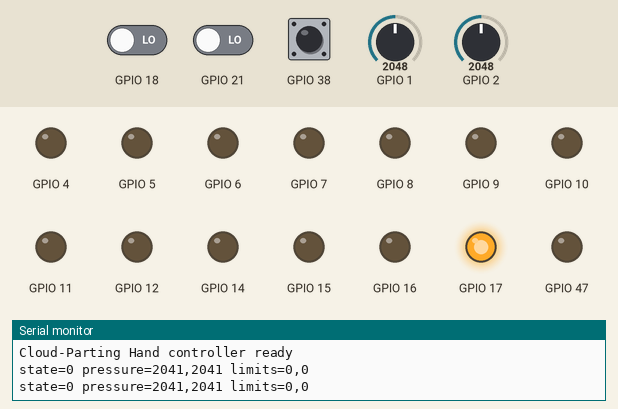
Recording of a program running on a simulated ESP32. On the bench: output pins drawn as LEDs (lit = HIGH), the last lines printed to the serial monitor. The inputs (shaded band) are chosen by the test bench; at power-on: GPIO 38 HIGH, GPIO 1 = 2048, GPIO 18 LOW, GPIO 2 = 2048, GPIO 21 LOW (analog values on the 0–4095 scale). Nothing arrives over Bluetooth unless stated; a phone connects over Bluetooth LE 3 s after start.

Above: at 1.2 s.
1.3 s: GPIO 38 pulled LOW for 0.15 s
At 2.5 s:
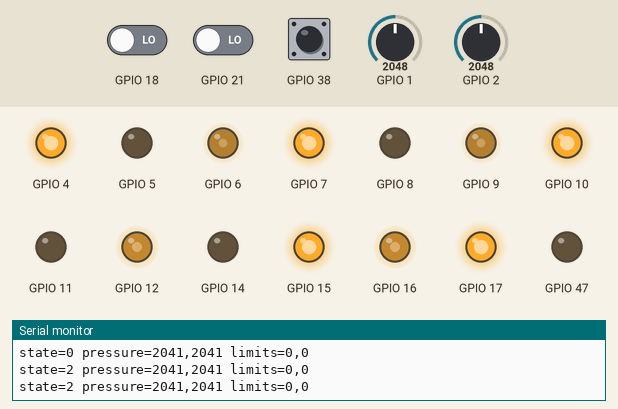
2.9 s: GPIO 1 set to 2146
4.4 s: GPIO 1 set to 2233
At 4.9 s:
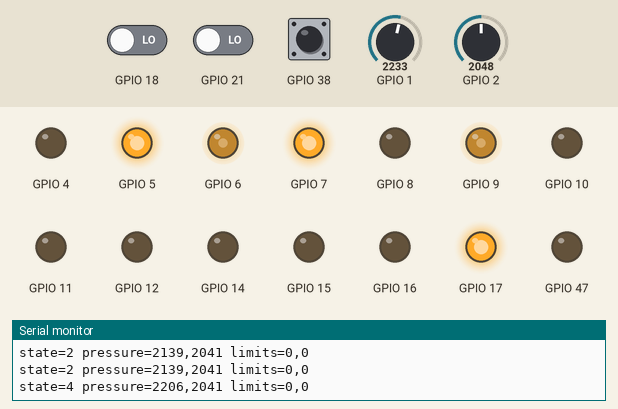
5.9 s: GPIO 18 driven HIGH
At 6.6 s:
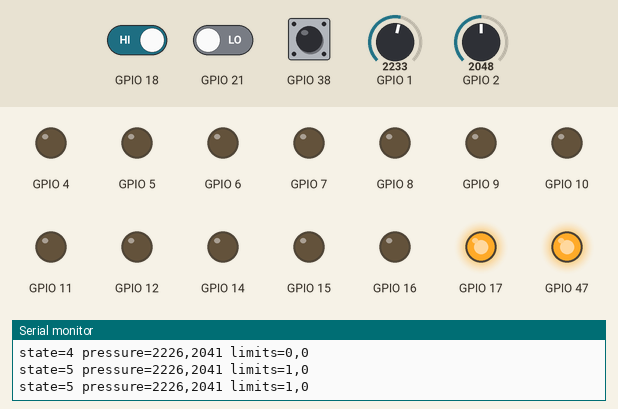
7.4 s: GPIO 38 pulled LOW for 1 s
At 7.9 s:
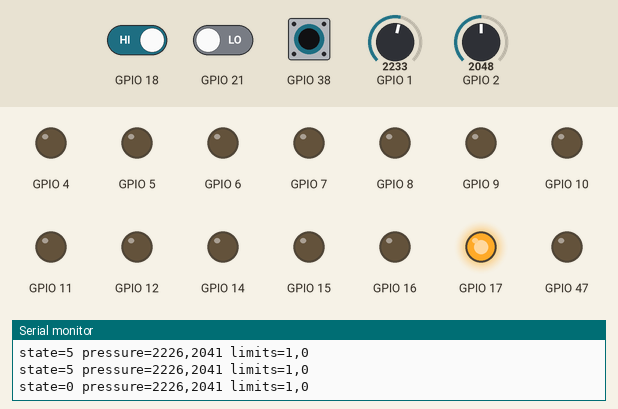
9.9 s: GPIO 38 pulled LOW for 3.2 s
At 11.4 s:
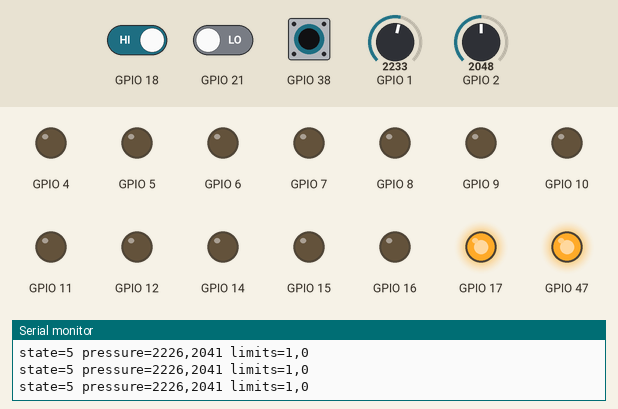
Timing chart, 0 to 12.9 s (numbered marks = the images above; inputs shaded):
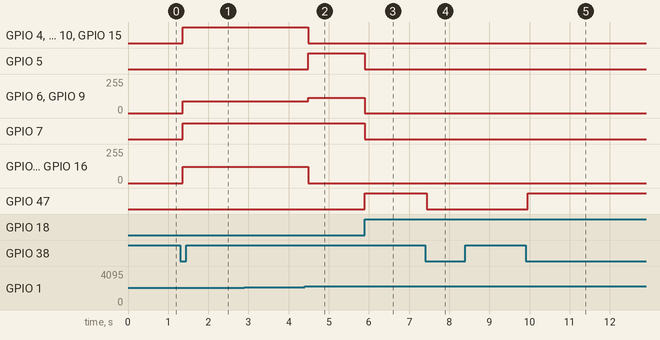

The program:

main.cpp
```cpp
#include <Arduino.h>
#if __has_include(<esp_arduino_version.h>)
#include <esp_arduino_version.h>
#endif
#include <BLE2902.h>
#include <BLEDevice.h>
#include <BLEServer.h>
#include "config.h"

#ifndef ESP_ARDUINO_VERSION_MAJOR
#define ESP_ARDUINO_VERSION_MAJOR 2
#endif

class Motor {
 public:
  Motor(uint8_t in1, uint8_t in2, uint8_t pwm, uint8_t channel)
      : in1_(in1), in2_(in2), pwm_(pwm), channel_(channel) {}

  void begin() {
    pinMode(in1_, OUTPUT);
    pinMode(in2_, OUTPUT);
#if ESP_ARDUINO_VERSION_MAJOR >= 3
    ledcAttach(pwm_, 20000, 8);
#else
    ledcSetup(channel_, 20000, 8);
    ledcAttachPin(pwm_, channel_);
#endif
    stop();
  }

  void drive(int speed) {
    speed = constrain(speed, -255, 255);
    digitalWrite(in1_, speed > 0 ? HIGH : LOW);
    digitalWrite(in2_, speed < 0 ? HIGH : LOW);
#if ESP_ARDUINO_VERSION_MAJOR >= 3
    ledcWrite(pwm_, abs(speed));
#else
    ledcWrite(channel_, abs(speed));
#endif
  }

  void stop() {
    digitalWrite(in1_, LOW);
    digitalWrite(in2_, LOW);
#if ESP_ARDUINO_VERSION_MAJOR >= 3
    ledcWrite(pwm_, 0);
#else
    ledcWrite(channel_, 0);
#endif
  }

 private:
  uint8_t in1_, in2_, pwm_, channel_;
};

Motor arcLeft(Pins::ARC_LEFT_IN1, Pins::ARC_LEFT_IN2, Pins::ARC_LEFT_PWM, 0);
Motor arcRight(Pins::ARC_RIGHT_IN1, Pins::ARC_RIGHT_IN2, Pins::ARC_RIGHT_PWM, 1);
Motor rollerLeft(Pins::ROLLER_LEFT_IN1, Pins::ROLLER_LEFT_IN2, Pins::ROLLER_LEFT_PWM, 2);
Motor rollerRight(Pins::ROLLER_RIGHT_IN1, Pins::ROLLER_RIGHT_IN2, Pins::ROLLER_RIGHT_PWM, 3);

enum class State { IDLE, CLAMPING, MASSAGING, PAUSED, RELEASING, FAULT };
State state = State::IDLE;
int8_t travelDirection = +1;
uint32_t stateStartedAt = 0;
uint32_t lastControlAt = 0;
uint32_t sessionDurationMs = Control::DEFAULT_SESSION_MS;
uint32_t sessionStartedAt = 0;
uint32_t pausedAt = 0;
uint8_t forceLevel = 3;
uint8_t speedLevel = 3;
uint8_t mode = 0;
const char* faultCode = "none";
bool faultAfterRelease = false;

BLECharacteristic* telemetryCharacteristic = nullptr;
QueueHandle_t commandQueue = nullptr;
volatile bool bleConnected = false;
volatile bool disconnectPending = false;

int pressureLeft = 0;
int pressureRight = 0;

bool leftLimit() { return digitalRead(Pins::LIMIT_LEFT) == HIGH; }
bool rightLimit() { return digitalRead(Pins::LIMIT_RIGHT) == HIGH; }
int maxPressure() { return max(pressureLeft, pressureRight); }

const char* stateName() {
  switch (state) {
    case State::IDLE: return "idle";
    case State::CLAMPING: return "clamping";
    case State::MASSAGING: return "massaging";
    case State::PAUSED: return "paused";
    case State::RELEASING: return "releasing";
    case State::FAULT: return "fault";
  }
  return "fault";
}

int scaledSpeed(int base) {
  static constexpr uint8_t scale[] = {55, 70, 85, 100, 115};
  return constrain(base * scale[constrain(speedLevel, 1, 5) - 1] / 100, 0, 255);
}

int targetPressure() {
  // Temporary raw-ADC mapping. Replace after sensor calibration.
  static constexpr int targets[] = {900, 1200, 1500, 1750, 1950};
  return targets[constrain(forceLevel, 1, 5) - 1];
}

void stopAll() {
  arcLeft.stop();
  arcRight.stop();
  rollerLeft.stop();
  rollerRight.stop();
}

void enterState(State next) {
  stopAll();
  state = next;
  stateStartedAt = millis();
  digitalWrite(Pins::STATUS_LED, next == State::FAULT ? HIGH : LOW);
}

void requestFaultRelease(const char* code) {
  faultCode = code;
  faultAfterRelease = true;
  enterState(State::RELEASING);
}

void samplePressure() {
  // Simple IIR filter. Values are raw 12-bit ADC readings until calibration.
  pressureLeft = (pressureLeft * 7 + analogRead(Pins::PRESSURE_LEFT)) / 8;
  pressureRight = (pressureRight * 7 + analogRead(Pins::PRESSURE_RIGHT)) / 8;
}

bool buttonPressedEvent() {
  static bool stable = HIGH;
  static bool previousRead = HIGH;
  static uint32_t changedAt = 0;
  const bool reading = digitalRead(Pins::START_STOP);
  if (reading != previousRead) {
    previousRead = reading;
    changedAt = millis();
  }
  if (millis() - changedAt >= Control::DEBOUNCE_MS && reading != stable) {
    stable = reading;
    return stable == LOW;
  }
  return false;
}

void controlStep() {
  samplePressure();

  if (maxPressure() >= Control::PRESSURE_MAX_RAW && state != State::IDLE &&
      state != State::RELEASING && state != State::FAULT) {
    requestFaultRelease("over_pressure");
  }

  switch (state) {
    case State::IDLE:
      break;

    case State::CLAMPING:
      if (leftLimit() || rightLimit()) {
        requestFaultRelease("limit_during_clamp");
      } else if (maxPressure() >= targetPressure()) {
        sessionStartedAt = millis();
        enterState(State::MASSAGING);
      } else if (millis() - stateStartedAt > Control::CLAMP_TIMEOUT_MS) {
        requestFaultRelease("clamp_timeout");
      } else {
        arcLeft.drive(Control::ARC_LEFT_CLOSE_SIGN * scaledSpeed(Control::ARC_CLOSE_SPEED));
        arcRight.drive(Control::ARC_RIGHT_CLOSE_SIGN * scaledSpeed(Control::ARC_CLOSE_SPEED));
      }
      break;

    case State::MASSAGING:
      if (millis() - sessionStartedAt >= sessionDurationMs) {
        enterState(State::RELEASING);
        break;
      }
      if (mode == 0 || mode == 3) {
        if (leftLimit()) travelDirection = +1;
        if (rightLimit()) travelDirection = -1;
        arcLeft.drive(travelDirection * scaledSpeed(Control::ARC_TRAVERSE_SPEED));
        arcRight.drive(travelDirection * scaledSpeed(Control::ARC_TRAVERSE_SPEED));
      } else {
        arcLeft.stop();
        arcRight.stop();
      }
      if (mode == 0 || mode == 2) {
        rollerLeft.drive(Control::ROLLER_LEFT_SIGN * scaledSpeed(Control::ROLLER_SPEED));
        rollerRight.drive(Control::ROLLER_RIGHT_SIGN * scaledSpeed(Control::ROLLER_SPEED));
      } else {
        rollerLeft.stop();
        rollerRight.stop();
      }
      break;

    case State::PAUSED:
      stopAll();
      break;

    case State::RELEASING:
      arcLeft.drive(-Control::ARC_LEFT_CLOSE_SIGN * Control::ARC_CLOSE_SPEED);
      arcRight.drive(-Control::ARC_RIGHT_CLOSE_SIGN * Control::ARC_CLOSE_SPEED);
      if (maxPressure() <= Control::PRESSURE_RELEASE_RAW || leftLimit() || rightLimit()) {
        if (faultAfterRelease) {
          faultAfterRelease = false;
          enterState(State::FAULT);
        } else {
          enterState(State::IDLE);
        }
      }
      break;

    case State::FAULT:
      stopAll();
      break;
  }
}

struct BleCommand { char json[BleConfig::MAX_COMMAND_BYTES]; };

class ServerCallbacks : public BLEServerCallbacks {
  void onConnect(BLEServer*) override { bleConnected = true; }
  void onDisconnect(BLEServer*) override {
    bleConnected = false;
    disconnectPending = true;
    BLEDevice::startAdvertising();
  }
};

class CommandCallbacks : public BLECharacteristicCallbacks {
  void onWrite(BLECharacteristic* characteristic) override {
    const std::string value = characteristic->getValue();
    if (value.empty() || value.size() >= BleConfig::MAX_COMMAND_BYTES) return;
    BleCommand command{};
    memcpy(command.json, value.data(), value.size());
    command.json[value.size()] = '\0';
    xQueueSend(commandQueue, &command, 0);
  }
};

void processCommand(const char* json) {
  auto readString = [](const char* source, const char* key, char* output,
                       size_t outputSize) -> bool {
    char pattern[24];
    snprintf(pattern, sizeof(pattern), "\"%s\"", key);
    const char* position = strstr(source, pattern);
    if (!position) return false;
    position = strchr(position + strlen(pattern), ':');
    if (!position) return false;
    position = strchr(position, '"');
    if (!position) return false;
    const char* end = strchr(++position, '"');
    if (!end || static_cast<size_t>(end - position) >= outputSize) return false;
    memcpy(output, position, end - position);
    output[end - position] = '\0';
    return true;
  };
  auto readInt = [](const char* source, const char* key, int fallback) -> int {
    char pattern[24];
    snprintf(pattern, sizeof(pattern), "\"%s\"", key);
    const char* position = strstr(source, pattern);
    if (!position) return fallback;
    position = strchr(position + strlen(pattern), ':');
    if (!position) return fallback;
    return atoi(position + 1);
  };

  char command[24]{};
  if (!readString(json, "cmd", command, sizeof(command))) return;

  if (!strcmp(command, "START")) {
    if (state == State::IDLE) {
      faultCode = "none";
      faultAfterRelease = false;
      sessionStartedAt = millis();
      enterState(State::CLAMPING);
    } else if (state == State::PAUSED) {
      sessionStartedAt += millis() - pausedAt;
      enterState(State::MASSAGING);
    }
  } else if (!strcmp(command, "PAUSE") && state == State::MASSAGING) {
    pausedAt = millis();
    enterState(State::PAUSED);
  } else if (!strcmp(command, "STOP")) {
    if (state != State::IDLE) enterState(State::RELEASING);
  } else if (!strcmp(command, "SET_FORCE") && state == State::IDLE) {
    forceLevel = constrain(readInt(json, "value", 3), 1, 5);
  } else if (!strcmp(command, "SET_SPEED")) {
    speedLevel = constrain(readInt(json, "value", 3), 1, 5);
  } else if (!strcmp(command, "SET_TIME") && state == State::IDLE) {
    const uint32_t seconds = constrain(readInt(json, "seconds", 600), 10, 3600);
    sessionDurationMs = seconds * 1000UL;
  } else if (!strcmp(command, "SET_MODE") && state == State::IDLE) {
    mode = constrain(readInt(json, "value", 0), 0, 3);
  } else if (!strcmp(command, "CLEAR_FAULT") && state == State::FAULT) {
    faultCode = "none";
    faultAfterRelease = false;
    enterState(State::IDLE);
  }
}

void publishTelemetry() {
  if (!bleConnected || telemetryCharacteristic == nullptr) return;
  uint32_t elapsed = 0;
  if (state == State::MASSAGING) elapsed = millis() - sessionStartedAt;
  else if (state == State::PAUSED) elapsed = pausedAt - sessionStartedAt;
  const uint32_t remaining =
      elapsed >= sessionDurationMs ? 0 : (sessionDurationMs - elapsed) / 1000;
  char buffer[244];
  const int written = snprintf(
      buffer, sizeof(buffer),
      "{\"state\":\"%s\",\"pressure_left\":%d,\"pressure_right\":%d,"
      "\"limit_left\":%s,\"limit_right\":%s,\"force\":%u,\"speed\":%u,"
      "\"mode\":%u,\"fault\":\"%s\",\"remaining_s\":%lu}",
      stateName(), pressureLeft, pressureRight, leftLimit() ? "true" : "false",
      rightLimit() ? "true" : "false", forceLevel, speedLevel, mode, faultCode,
      static_cast<unsigned long>(remaining));
  if (written <= 0 || written >= static_cast<int>(sizeof(buffer))) return;
  const size_t length = static_cast<size_t>(written);
  telemetryCharacteristic->setValue(reinterpret_cast<uint8_t*>(buffer), length);
  telemetryCharacteristic->notify();
}

void setupBle() {
  commandQueue = xQueueCreate(6, sizeof(BleCommand));
  BLEDevice::init(BleConfig::DEVICE_NAME);
  BLEDevice::setMTU(247);
  BLEServer* server = BLEDevice::createServer();
  server->setCallbacks(new ServerCallbacks());
  BLEService* service = server->createService(BleConfig::SERVICE_UUID);
  BLECharacteristic* commandCharacteristic = service->createCharacteristic(
      BleConfig::COMMAND_UUID, BLECharacteristic::PROPERTY_WRITE);
  commandCharacteristic->setCallbacks(new CommandCallbacks());
  telemetryCharacteristic = service->createCharacteristic(
      BleConfig::TELEMETRY_UUID,
      BLECharacteristic::PROPERTY_READ | BLECharacteristic::PROPERTY_NOTIFY);
  telemetryCharacteristic->addDescriptor(new BLE2902());
  service->start();
  server->getAdvertising()->addServiceUUID(BleConfig::SERVICE_UUID);
  server->getAdvertising()->start();
}

void setup() {
  Serial.begin(115200);
  pinMode(Pins::STBY, OUTPUT);
  pinMode(Pins::STATUS_LED, OUTPUT);
  pinMode(Pins::START_STOP, INPUT_PULLUP);
  // GPIO34/35 have no internal pull resistors: fit external 10k pull-ups.
  pinMode(Pins::LIMIT_LEFT, INPUT);
  pinMode(Pins::LIMIT_RIGHT, INPUT);
  analogReadResolution(12);

  arcLeft.begin();
  arcRight.begin();
  rollerLeft.begin();
  rollerRight.begin();
  digitalWrite(Pins::STBY, HIGH);
  enterState(State::IDLE);
  setupBle();
  Serial.println("Cloud-Parting Hand controller ready");
}

void loop() {
  if (disconnectPending) {
    disconnectPending = false;
    if (state != State::IDLE && state != State::FAULT) enterState(State::RELEASING);
  }

  BleCommand bleCommand{};
  while (commandQueue != nullptr && xQueueReceive(commandQueue, &bleCommand, 0) == pdTRUE) {
    processCommand(bleCommand.json);
  }

  if (buttonPressedEvent()) {
    if (state == State::IDLE) {
      faultCode = "none";
      faultAfterRelease = false;
      sessionStartedAt = millis();
      enterState(State::CLAMPING);
    }
    else if (state == State::FAULT) {
      faultCode = "none";
      faultAfterRelease = false;
      enterState(State::IDLE);
    }
    else enterState(State::RELEASING);
  }

  if (millis() - lastControlAt >= Control::CONTROL_PERIOD_MS) {
    lastControlAt = millis();
    controlStep();
  }

  static uint32_t lastTelemetryAt = 0;
  if (millis() - lastTelemetryAt >= Control::TELEMETRY_PERIOD_MS) {
    lastTelemetryAt = millis();
    publishTelemetry();
  }

  static uint32_t lastReportAt = 0;
  if (millis() - lastReportAt >= 500) {
    lastReportAt = millis();
    Serial.printf("state=%u pressure=%d,%d limits=%d,%d\n",
                  static_cast<unsigned>(state), pressureLeft, pressureRight,
                  leftLimit(), rightLimit());
  }
}
```

config.h
```cpp
#pragma once

#include <Arduino.h>

// ESP32-S3 -> two TB6612FNG boards. Both boards share STBY.
namespace Pins {
constexpr uint8_t ARC_LEFT_IN1 = 4;
constexpr uint8_t ARC_LEFT_IN2 = 5;
constexpr uint8_t ARC_LEFT_PWM = 6;
constexpr uint8_t ARC_RIGHT_IN1 = 7;
constexpr uint8_t ARC_RIGHT_IN2 = 8;
constexpr uint8_t ARC_RIGHT_PWM = 9;

constexpr uint8_t ROLLER_LEFT_IN1 = 10;
constexpr uint8_t ROLLER_LEFT_IN2 = 11;
constexpr uint8_t ROLLER_LEFT_PWM = 12;
constexpr uint8_t ROLLER_RIGHT_IN1 = 14;
constexpr uint8_t ROLLER_RIGHT_IN2 = 15;
constexpr uint8_t ROLLER_RIGHT_PWM = 16;

constexpr uint8_t STBY = 17;

// Normally-closed switches to GND. LOW=healthy, HIGH=limit hit/wire broken.
constexpr uint8_t LIMIT_LEFT = 18;
constexpr uint8_t LIMIT_RIGHT = 21;

// ADC1 pins remain usable if Wi-Fi is enabled later.
constexpr uint8_t PRESSURE_LEFT = 1;
constexpr uint8_t PRESSURE_RIGHT = 2;
constexpr uint8_t START_STOP = 38;  // push button to GND
constexpr uint8_t STATUS_LED = 47;  // optional external LED
}  // namespace Pins

namespace Control {
constexpr int ARC_CLOSE_SPEED = 115;       // 0..255
constexpr int ARC_TRAVERSE_SPEED = 105;
constexpr int ROLLER_SPEED = 145;
constexpr int PRESSURE_TARGET_RAW = 1500;  // calibrate before skin contact
constexpr int PRESSURE_MAX_RAW = 2200;
constexpr int PRESSURE_RELEASE_RAW = 250;
constexpr uint32_t CLAMP_TIMEOUT_MS = 5000;
constexpr uint32_t DEBOUNCE_MS = 40;
constexpr uint32_t CONTROL_PERIOD_MS = 10;
constexpr uint32_t TELEMETRY_PERIOD_MS = 500;
constexpr uint32_t DEFAULT_SESSION_MS = 10UL * 60UL * 1000UL;

// Change signs after the first no-load direction test if mechanics run opposite.
constexpr int8_t ARC_LEFT_CLOSE_SIGN = +1;
constexpr int8_t ARC_RIGHT_CLOSE_SIGN = -1;
constexpr int8_t ROLLER_LEFT_SIGN = +1;
constexpr int8_t ROLLER_RIGHT_SIGN = -1;
}  // namespace Control

namespace BleConfig {
constexpr char DEVICE_NAME[] = "CloudLift";
constexpr char SERVICE_UUID[] = "7e400001-b5a3-f393-e0a9-e50e24dcca9e";
constexpr char COMMAND_UUID[] = "7e400002-b5a3-f393-e0a9-e50e24dcca9e";
constexpr char TELEMETRY_UUID[] = "7e400003-b5a3-f393-e0a9-e50e24dcca9e";
constexpr size_t MAX_COMMAND_BYTES = 192;
}  // namespace BleConfig
```

Measured:
- the behaviour switches between 2206 and 2207 on GPIO 1 (found by bisection; images 1 and 2)
- after the input at 1.3 s, GPIO 4, GPIO 7, GPIO 10, GPIO 15: LOW → HIGH after 0.06 s; GPIO 6, GPIO 9: 0/255 → 89/255 after 0.06 s; GPIO 12, GPIO 16: 0/255 → 123/255 after 0.06 s
- after the input at 4.4 s, GPIO 4, GPIO 10, GPIO 15: HIGH → LOW after 0.09 s; GPIO 5: LOW → HIGH after 0.09 s; GPIO 6, GPIO 9: 89/255 → 115/255 after 0.09 s; GPIO 12, GPIO 16: 123/255 → 0/255 after 0.09 s
- after the input at 5.9 s, GPIO 5, GPIO 7: HIGH → LOW at once; GPIO 6, GPIO 9: 115/255 → 0/255 at once; GPIO 47: LOW → HIGH at once
- after the input at 7.4 s, GPIO 47: HIGH → LOW at once
- after the input at 9.9 s, GPIO 47: LOW → HIGH after 0.05 s
